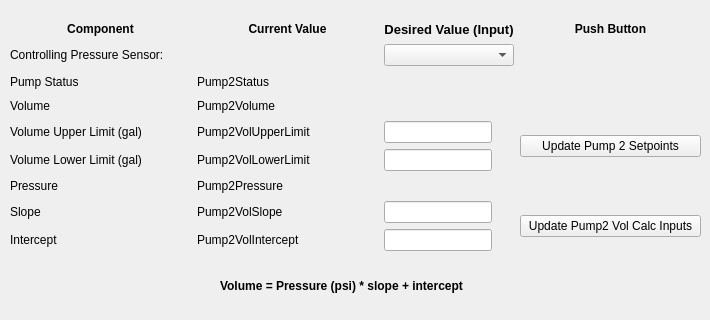
    <widget class="QWidget" name="TabPump2">
     <attribute name="title">
      <string>Pump2</string>
     </attribute>
     <widget class="QWidget" name="gridLayoutWidget_6">
      <property name="geometry">
       <rect>
        <x>10</x>
        <y>20</y>
        <width>691</width>
        <height>231</height>
       </rect>
      </property>
      <layout class="QGridLayout" name="gridLayout_6">
       <item row="0" column="3">
        <widget class="QLabel" name="label_14">
         <property name="font">
          <font>
           <weight>75</weight>
           <bold>true</bold>
          </font>
         </property>
         <property name="text">
          <string>Push Button</string>
         </property>
         <property name="alignment">
          <set>Qt::AlignCenter</set>
         </property>
        </widget>
       </item>
       <item row="7" column="1">
        <widget class="QLabel" name="VariablePump2VolSlope">
         <property name="text">
          <string>Pump2VolSlope</string>
         </property>
        </widget>
       </item>
       <item row="7" column="0">
        <widget class="QLabel" name="label_12">
         <property name="text">
          <string>Slope</string>
         </property>
        </widget>
       </item>
       <item row="8" column="0">
        <widget class="QLabel" name="label_10">
         <property name="text">
          <string>Intercept</string>
         </property>
        </widget>
       </item>
       <item row="3" column="0">
        <widget class="QLabel" name="label_16">
         <property name="text">
          <string>Volume</string>
         </property>
        </widget>
       </item>
       <item row="7" column="2">
        <widget class="QLineEdit" name="InputPump2VolSlope">
         <property name="sizePolicy">
          <sizepolicy hsizetype="Fixed" vsizetype="Fixed">
           <horstretch>0</horstretch>
           <verstretch>0</verstretch>
          </sizepolicy>
         </property>
         <property name="alignment">
          <set>Qt::AlignCenter</set>
         </property>
        </widget>
       </item>
       <item row="6" column="1">
        <widget class="QLabel" name="VariablePump2Pressure">
         <property name="text">
          <string>Pump2Pressure</string>
         </property>
        </widget>
       </item>
       <item row="1" column="2">
        <widget class="QComboBox" name="CBPump2PSensor"/>
       </item>
       <item row="6" column="0">
        <widget class="QLabel" name="label_17">
         <property name="text">
          <string>Pressure</string>
         </property>
        </widget>
       </item>
       <item row="8" column="2">
        <widget class="QLineEdit" name="InputPump2VolIntercept">
         <property name="sizePolicy">
          <sizepolicy hsizetype="Fixed" vsizetype="Fixed">
           <horstretch>0</horstretch>
           <verstretch>0</verstretch>
          </sizepolicy>
         </property>
         <property name="alignment">
          <set>Qt::AlignCenter</set>
         </property>
        </widget>
       </item>
       <item row="3" column="1">
        <widget class="QLabel" name="VariablePump2Volume">
         <property name="text">
          <string>Pump2Volume</string>
         </property>
        </widget>
       </item>
       <item row="0" column="2">
        <widget class="QLabel" name="label_5">
         <property name="font">
          <font>
           <pointsize>10</pointsize>
           <weight>75</weight>
           <bold>true</bold>
          </font>
         </property>
         <property name="text">
          <string>Desired Value (Input)</string>
         </property>
         <property name="alignment">
          <set>Qt::AlignCenter</set>
         </property>
        </widget>
       </item>
       <item row="8" column="1">
        <widget class="QLabel" name="VariablePump2VolIntercept">
         <property name="text">
          <string>Pump2VolIntercept</string>
         </property>
        </widget>
       </item>
       <item row="0" column="1">
        <widget class="QLabel" name="label_18">
         <property name="font">
          <font>
           <weight>75</weight>
           <bold>true</bold>
          </font>
         </property>
         <property name="text">
          <string>Current Value</string>
         </property>
         <property name="alignment">
          <set>Qt::AlignCenter</set>
         </property>
        </widget>
       </item>
       <item row="4" column="0">
        <widget class="QLabel" name="LabelPump2UpperLimit">
         <property name="text">
          <string>Volume Upper Limit (gal)</string>
         </property>
        </widget>
       </item>
       <item row="4" column="2">
        <widget class="QLineEdit" name="InputPump2VolUpper">
         <property name="sizePolicy">
          <sizepolicy hsizetype="Fixed" vsizetype="Fixed">
           <horstretch>0</horstretch>
           <verstretch>0</verstretch>
          </sizepolicy>
         </property>
         <property name="inputMethodHints">
          <set>Qt::ImhNone</set>
         </property>
        </widget>
       </item>
       <item row="0" column="0">
        <widget class="QLabel" name="label_19">
         <property name="font">
          <font>
           <weight>75</weight>
           <bold>true</bold>
          </font>
         </property>
         <property name="text">
          <string>Component</string>
         </property>
         <property name="alignment">
          <set>Qt::AlignCenter</set>
         </property>
        </widget>
       </item>
       <item row="5" column="0">
        <widget class="QLabel" name="LabelPump2LowerLimit">
         <property name="text">
          <string>Volume Lower Limit (gal)</string>
         </property>
        </widget>
       </item>
       <item row="7" column="3" rowspan="2">
        <widget class="QPushButton" name="ButtonUpdatePump2VolCalcInputs">
         <property name="inputMethodHints">
          <set>Qt::ImhNone</set>
         </property>
         <property name="text">
          <string>Update Pump2 Vol Calc Inputs</string>
         </property>
        </widget>
       </item>
       <item row="4" column="3" rowspan="2">
        <widget class="QPushButton" name="ButtonUpdatePump2Setpoints">
         <property name="text">
          <string>Update Pump 2 Setpoints</string>
         </property>
        </widget>
       </item>
       <item row="1" column="0" colspan="2">
        <widget class="QLabel" name="LabelPump2PSensor">
         <property name="text">
          <string>Controlling Pressure Sensor:</string>
         </property>
         <property name="alignment">
          <set>Qt::AlignLeading|Qt::AlignLeft|Qt::AlignVCenter</set>
         </property>
        </widget>
       </item>
       <item row="4" column="1">
        <widget class="QLabel" name="VariablePump2Upper">
         <property name="text">
          <string>Pump2VolUpperLimit</string>
         </property>
        </widget>
       </item>
       <item row="5" column="2">
        <widget class="QLineEdit" name="InputPump2VolLower">
         <property name="sizePolicy">
          <sizepolicy hsizetype="Fixed" vsizetype="Fixed">
           <horstretch>0</horstretch>
           <verstretch>0</verstretch>
          </sizepolicy>
         </property>
        </widget>
       </item>
       <item row="5" column="1">
        <widget class="QLabel" name="VariablePump2Lower">
         <property name="text">
          <string>Pump2VolLowerLimit</string>
         </property>
        </widget>
       </item>
       <item row="2" column="0">
        <widget class="QLabel" name="label_32">
         <property name="text">
          <string>Pump Status</string>
         </property>
        </widget>
       </item>
       <item row="2" column="1">
        <widget class="QLabel" name="LabelPump2Status">
         <property name="text">
          <string>Pump2Status</string>
         </property>
        </widget>
       </item>
      </layout>
     </widget>
     <widget class="QLabel" name="label_21">
      <property name="geometry">
       <rect>
        <x>220</x>
        <y>260</y>
        <width>291</width>
        <height>51</height>
       </rect>
      </property>
      <property name="font">
       <font>
        <weight>75</weight>
        <bold>true</bold>
       </font>
      </property>
      <property name="text">
       <string>Volume = Pressure (psi) * slope + intercept</string>
      </property>
     </widget>
    </widget>
